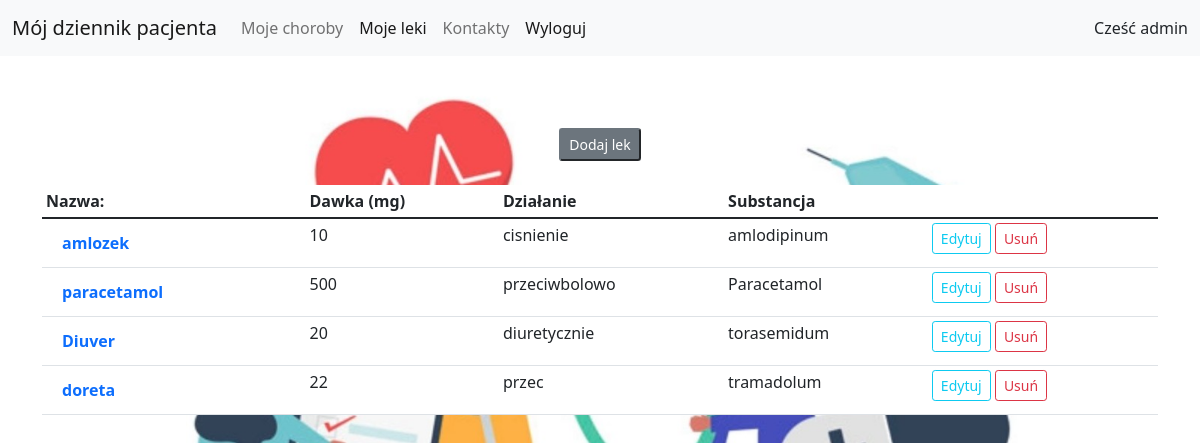
Before: /drugs/ (signed in) with the older database file.
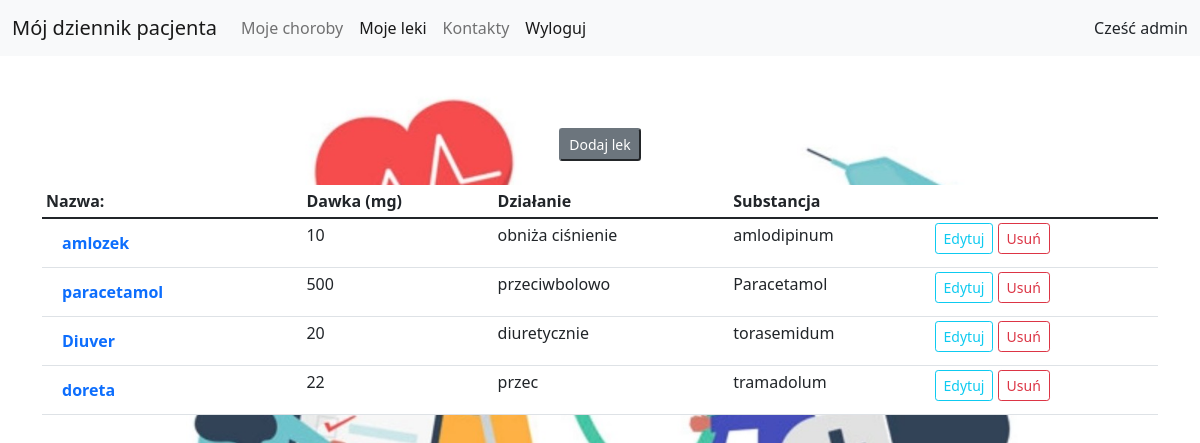
After: the same page with the newer database file.
### patientdiary/models.py (models this page shows, shortened)
class Drugs(models.Model):
    name = models.CharField(max_length=30)
    leaflet = models.TextField()
    dosage = models.IntegerField()
    action = models.CharField(max_length=128)
    substances = models.ManyToManyField(Substance)

### patientdiary/views.py (the view)
# urls.py: path('drugs/', views.DrugsListView.as_view(), name='drugs_view'),
class DrugsListView(PermissionRequiredMixin, ListView):
    permission_required = 'patientdiary.view_drugs'
    model = Drugs
    template_name = 'drugs_view.html'

### accounts/models.py (called while the page is built)
    def __str__(self):
        return self.username

### patientdiary/models.py (called while the page is built)
    def __str__(self):
        return self.substance_name

### accounts/templates/drugs_view.html (shortened to what this page needs)
{% extends "base.html" %}
{% block content %}
    <div class="container">
<br>
    <br>
    <br>
    <div class="container text-center">
         <a href="{% url 'drug_add_view' %}">
            <button type="button" class="btn-secondary btn-sm disabled" tabindex="-1" role="button" aria-disabled="true">Dodaj lek   </button></a>
    </div>
<br>
 <table class="table table-sm" >
  <thead>
    <tr>
      <th scope="col">Nazwa: </th>
      <th scope="col">Dawka (mg)</th>
      <th scope="col">Działanie</th>
      <th scope="col">Substancja</th>
      <th scope="col"></th>
    </tr>
  </thead>
  <tbody>
  {% for drug in drugs_list %}
    <tr>
      <th scope="row"><a class="nav-link active" href="{% url 'drug_detail_view' drug.pk %}">{{ drug.name}} </a> </th>
      <td>{{ drug.dosage}}</td>
      <td>{{ drug.action}}</td>
      {% for drug in drug.substances.all %}
      <td>{{ drug}} </td>
         {% endfor %}
      <td><a href="{% url 'drug_update_view' drug.pk %}">
            <button type="button" class="btn btn-outline-info btn-sm">Edytuj</button></a>
        <a href="{% url 'drug_delete_view' drug.pk %}">
            <button type="button" class="btn btn-outline-danger btn-sm">Usuń</button></a>
      </td>
    </tr>
  {% endfor %}
  </tbody>
</table>
</div>
{% endblock %}

Changed rows visible on the page:
changed Drugs "amlozek": action "cisnienie" → "obniża ciśnienie"
